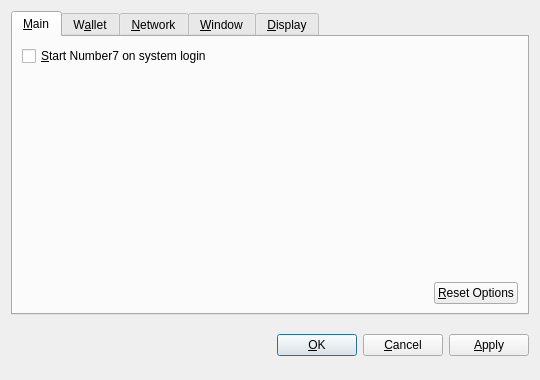
<?xml version="1.0" encoding="UTF-8"?>
<ui version="4.0">
 <class>OptionsDialog</class>
 <widget class="QDialog" name="OptionsDialog">
  <property name="geometry">
   <rect>
    <x>0</x>
    <y>0</y>
    <width>540</width>
    <height>380</height>
   </rect>
  </property>
  <property name="windowTitle">
   <string>Options</string>
  </property>
  <property name="modal">
   <bool>true</bool>
  </property>
  <layout class="QVBoxLayout" name="verticalLayout">
   <item>
    <widget class="QTabWidget" name="tabWidget">
     <property name="tabPosition">
      <enum>QTabWidget::North</enum>
     </property>
     <property name="currentIndex">
      <number>0</number>
     </property>
     <widget class="QWidget" name="tabMain">
      <attribute name="title">
       <string>&amp;Main</string>
      </attribute>
      <layout class="QVBoxLayout" name="verticalLayout_Main">
       <item>
        <widget class="QCheckBox" name="bitcoinAtStartup">
         <property name="toolTip">
          <string>Automatically start Number7 after logging in to the system.</string>
         </property>
         <property name="text">
          <string>&amp;Start Number7 on system login</string>
         </property>
        </widget>
       </item>
       <item>
        <spacer name="verticalSpacer_Main">
         <property name="orientation">
          <enum>Qt::Vertical</enum>
         </property>
         <property name="sizeHint" stdset="0">
          <size>
           <width>20</width>
           <height>40</height>
          </size>
         </property>
        </spacer>
       </item>
       <item>
        <layout class="QHBoxLayout" name="horizontalLayout_2_Main">
         <item>
          <spacer name="horizontalSpacer_2_Main">
           <property name="orientation">
            <enum>Qt::Horizontal</enum>
           </property>
           <property name="sizeHint" stdset="0">
            <size>
             <width>40</width>
             <height>20</height>
            </size>
           </property>
          </spacer>
         </item>
         <item>
          <widget class="QPushButton" name="resetButton">
           <property name="toolTip">
            <string>Reset all client options to default.</string>
           </property>
           <property name="text">
            <string>&amp;Reset Options</string>
           </property>
           <property name="autoDefault">
            <bool>false</bool>
           </property>
          </widget>
         </item>
        </layout>
       </item>
      </layout>
     </widget>
     <widget class="QWidget" name="tabWallet">
      <attribute name="title">
       <string>W&amp;allet</string>
      </attribute>
      <layout class="QVBoxLayout" name="verticalLayout_Network">
       <item>
        <widget class="QLabel" name="transactionFeeInfoLabel">
         <property name="text">
          <string>Optional transaction fee per kB that helps make sure your transactions are processed quickly. Most transactions are 1 kB.</string>
         </property>
         <property name="textFormat">
          <enum>Qt::PlainText</enum>
         </property>
         <property name="wordWrap">
          <bool>true</bool>
         </property>
        </widget>
       </item>
       <item>
        <layout class="QHBoxLayout" name="horizontalLayout_1_Main">
         <item>
          <widget class="QLabel" name="transactionFeeLabel">
           <property name="text">
            <string>Pay transaction &amp;fee</string>
           </property>
           <property name="textFormat">
            <enum>Qt::PlainText</enum>
           </property>
           <property name="buddy">
            <cstring>transactionFee</cstring>
           </property>
          </widget>
         </item>
         <item>
          <widget class="BitcoinAmountField" name="transactionFee"/>
         </item>
         <item>
          <spacer name="horizontalSpacer_1_Main">
           <property name="orientation">
            <enum>Qt::Horizontal</enum>
           </property>
           <property name="sizeHint" stdset="0">
            <size>
             <width>40</width>
             <height>20</height>
            </size>
           </property>
          </spacer>
         </item>
        </layout>
       </item>
       <item>
        <widget class="QLabel" name="label">
         <property name="text">
          <string>If you disable the spending of unconfirmed change, the change from a transaction cannot be used until that transaction has at least one confirmation. This also affects how your balance is computed.</string>
         </property>
         <property name="wordWrap">
          <bool>true</bool>
         </property>
        </widget>
       </item>
       <item>
        <widget class="QCheckBox" name="spendZeroConfChange">
         <property name="text">
          <string>Spend unconfirmed change  (experts only)</string>
         </property>
        </widget>
       </item>
       <item>
        <spacer name="verticalSpacer">
         <property name="orientation">
          <enum>Qt::Vertical</enum>
         </property>
         <property name="sizeHint" stdset="0">
          <size>
           <width>20</width>
           <height>40</height>
          </size>
         </property>
        </spacer>
       </item>
      </layout>
     </widget>
     <widget class="QWidget" name="tabNetwork">
      <attribute name="title">
       <string>&amp;Network</string>
      </attribute>
      <layout class="QVBoxLayout" name="verticalLayout_Network">
       <item>
        <widget class="QCheckBox" name="mapPortUpnp">
         <property name="toolTip">
          <string>Automatically open the Number7 client port on the router. This only works when your router supports UPnP and it is enabled.</string>
         </property>
         <property name="text">
          <string>Map port using &amp;UPnP</string>
         </property>
        </widget>
       </item>
       <item>
        <widget class="QCheckBox" name="connectSocks">
         <property name="toolTip">
          <string>Connect to the Number7 network through a SOCKS proxy (e.g. when connecting through Tor).</string>
         </property>
         <property name="text">
          <string>&amp;Connect through SOCKS proxy:</string>
         </property>
        </widget>
       </item>
       <item>
        <layout class="QHBoxLayout" name="horizontalLayout_Network">
         <item>
          <widget class="QLabel" name="proxyIpLabel">
           <property name="text">
            <string>Proxy &amp;IP:</string>
           </property>
           <property name="textFormat">
            <enum>Qt::PlainText</enum>
           </property>
           <property name="buddy">
            <cstring>proxyIp</cstring>
           </property>
          </widget>
         </item>
         <item>
          <widget class="QValidatedLineEdit" name="proxyIp">
           <property name="maximumSize">
            <size>
             <width>140</width>
             <height>16777215</height>
            </size>
           </property>
           <property name="toolTip">
            <string>IP address of the proxy (e.g. 127.0.0.1)</string>
           </property>
          </widget>
         </item>
         <item>
          <widget class="QLabel" name="proxyPortLabel">
           <property name="text">
            <string>&amp;Port:</string>
           </property>
           <property name="textFormat">
            <enum>Qt::PlainText</enum>
           </property>
           <property name="buddy">
            <cstring>proxyPort</cstring>
           </property>
          </widget>
         </item>
         <item>
          <widget class="QLineEdit" name="proxyPort">
           <property name="maximumSize">
            <size>
             <width>55</width>
             <height>16777215</height>
            </size>
           </property>
           <property name="toolTip">
            <string>Port of the proxy (e.g. 9050)</string>
           </property>
          </widget>
         </item>
         <item>
          <widget class="QLabel" name="socksVersionLabel">
           <property name="text">
            <string>SOCKS &amp;Version:</string>
           </property>
           <property name="textFormat">
            <enum>Qt::PlainText</enum>
           </property>
           <property name="buddy">
            <cstring>socksVersion</cstring>
           </property>
          </widget>
         </item>
         <item>
          <widget class="QValueComboBox" name="socksVersion">
           <property name="toolTip">
            <string>SOCKS version of the proxy (e.g. 5)</string>
           </property>
          </widget>
         </item>
         <item>
          <spacer name="horizontalSpacer_Network">
           <property name="orientation">
            <enum>Qt::Horizontal</enum>
           </property>
           <property name="sizeHint" stdset="0">
            <size>
             <width>40</width>
             <height>20</height>
            </size>
           </property>
          </spacer>
         </item>
        </layout>
       </item>
       <item>
        <spacer name="verticalSpacer_Network">
         <property name="orientation">
          <enum>Qt::Vertical</enum>
         </property>
         <property name="sizeHint" stdset="0">
          <size>
           <width>20</width>
           <height>40</height>
          </size>
         </property>
        </spacer>
       </item>
      </layout>
     </widget>
     <widget class="QWidget" name="tabWindow">
      <attribute name="title">
       <string>&amp;Window</string>
      </attribute>
      <layout class="QVBoxLayout" name="verticalLayout_Window">
       <item>
        <widget class="QCheckBox" name="minimizeToTray">
         <property name="toolTip">
          <string>Show only a tray icon after minimizing the window.</string>
         </property>
         <property name="text">
          <string>&amp;Minimize to the tray instead of the taskbar</string>
         </property>
        </widget>
       </item>
       <item>
        <widget class="QCheckBox" name="minimizeOnClose">
         <property name="toolTip">
          <string>Minimize instead of exit the application when the window is closed. When this option is enabled, the application will be closed only after selecting Quit in the menu.</string>
         </property>
         <property name="text">
          <string>M&amp;inimize on close</string>
         </property>
        </widget>
       </item>
       <item>
        <spacer name="verticalSpacer_Window">
         <property name="orientation">
          <enum>Qt::Vertical</enum>
         </property>
         <property name="sizeHint" stdset="0">
          <size>
           <width>20</width>
           <height>40</height>
          </size>
         </property>
        </spacer>
       </item>
      </layout>
     </widget>
     <widget class="QWidget" name="tabDisplay">
      <attribute name="title">
       <string>&amp;Display</string>
      </attribute>
      <layout class="QVBoxLayout" name="verticalLayout_Display">
       <item>
        <layout class="QHBoxLayout" name="horizontalLayout_1_Display">
         <item>
          <widget class="QLabel" name="langLabel">
           <property name="text">
            <string>User Interface &amp;language:</string>
           </property>
           <property name="textFormat">
            <enum>Qt::PlainText</enum>
           </property>
           <property name="buddy">
            <cstring>lang</cstring>
           </property>
          </widget>
         </item>
         <item>
          <widget class="QValueComboBox" name="lang">
           <property name="toolTip">
            <string>The user interface language can be set here. This setting will take effect after restarting Number7.</string>
           </property>
          </widget>
         </item>
        </layout>
       </item>
       <item>
        <layout class="QHBoxLayout" name="horizontalLayout_2_Display">
         <item>
          <widget class="QLabel" name="unitLabel">
           <property name="text">
            <string>&amp;Unit to show amounts in:</string>
           </property>
           <property name="textFormat">
            <enum>Qt::PlainText</enum>
           </property>
           <property name="buddy">
            <cstring>unit</cstring>
           </property>
          </widget>
         </item>
         <item>
          <widget class="QValueComboBox" name="unit">
           <property name="toolTip">
            <string>Choose the default subdivision unit to show in the interface and when sending coins.</string>
           </property>
          </widget>
         </item>
        </layout>
       </item>
       <item>
        <widget class="QCheckBox" name="displayAddresses">
         <property name="toolTip">
          <string>Whether to show Number7 addresses in the transaction list or not.</string>
         </property>
         <property name="text">
          <string>&amp;Display addresses in transaction list</string>
         </property>
        </widget>
       </item>
       <item>
        <widget class="QCheckBox" name="coinControlFeatures">
         <property name="toolTip">
          <string>Whether to show coin control features or not.</string>
         </property>
         <property name="text">
          <string>Display coin &amp;control features (experts only!)</string>
         </property>
        </widget>
       </item>
       <item>
        <spacer name="verticalSpacer_Display">
         <property name="orientation">
          <enum>Qt::Vertical</enum>
         </property>
         <property name="sizeHint" stdset="0">
          <size>
           <width>20</width>
           <height>40</height>
          </size>
         </property>
        </spacer>
       </item>
      </layout>
     </widget>
    </widget>
   </item>
   <item>
    <layout class="QHBoxLayout" name="horizontalLayout_Buttons">
     <item>
      <spacer name="horizontalSpacer_1">
       <property name="orientation">
        <enum>Qt::Horizontal</enum>
       </property>
       <property name="sizeHint" stdset="0">
        <size>
         <width>40</width>
         <height>48</height>
        </size>
       </property>
      </spacer>
     </item>
     <item>
      <widget class="QLabel" name="statusLabel">
       <property name="font">
        <font>
         <weight>75</weight>
         <bold>true</bold>
        </font>
       </property>
       <property name="text">
        <string/>
       </property>
       <property name="textFormat">
        <enum>Qt::PlainText</enum>
       </property>
       <property name="wordWrap">
        <bool>true</bool>
       </property>
      </widget>
     </item>
     <item>
      <spacer name="horizontalSpacer_2">
       <property name="orientation">
        <enum>Qt::Horizontal</enum>
       </property>
       <property name="sizeHint" stdset="0">
        <size>
         <width>40</width>
         <height>48</height>
        </size>
       </property>
      </spacer>
     </item>
     <item>
      <widget class="QPushButton" name="okButton">
       <property name="text">
        <string>&amp;OK</string>
       </property>
      </widget>
     </item>
     <item>
      <widget class="QPushButton" name="cancelButton">
       <property name="text">
        <string>&amp;Cancel</string>
       </property>
       <property name="autoDefault">
        <bool>false</bool>
       </property>
      </widget>
     </item>
     <item>
      <widget class="QPushButton" name="applyButton">
       <property name="text">
        <string>&amp;Apply</string>
       </property>
       <property name="autoDefault">
        <bool>false</bool>
       </property>
      </widget>
     </item>
    </layout>
   </item>
  </layout>
 </widget>
 <customwidgets>
  <customwidget>
   <class>BitcoinAmountField</class>
   <extends>QSpinBox</extends>
   <header>bitcoinamountfield.h</header>
  </customwidget>
  <customwidget>
   <class>QValueComboBox</class>
   <extends>QComboBox</extends>
   <header>qvaluecombobox.h</header>
  </customwidget>
  <customwidget>
   <class>QValidatedLineEdit</class>
   <extends>QLineEdit</extends>
   <header>qvalidatedlineedit.h</header>
  </customwidget>
 </customwidgets>
 <resources/>
 <connections/>
</ui>
